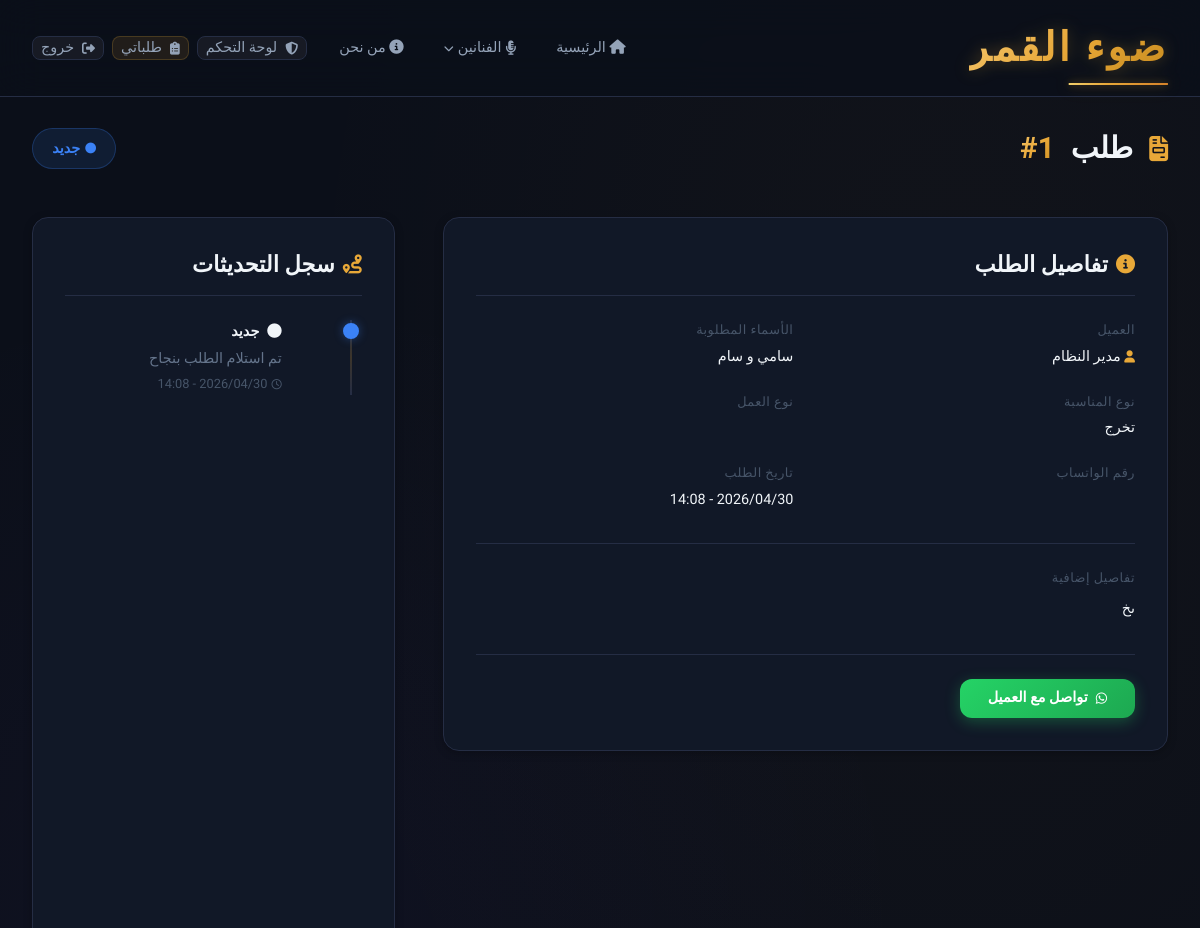
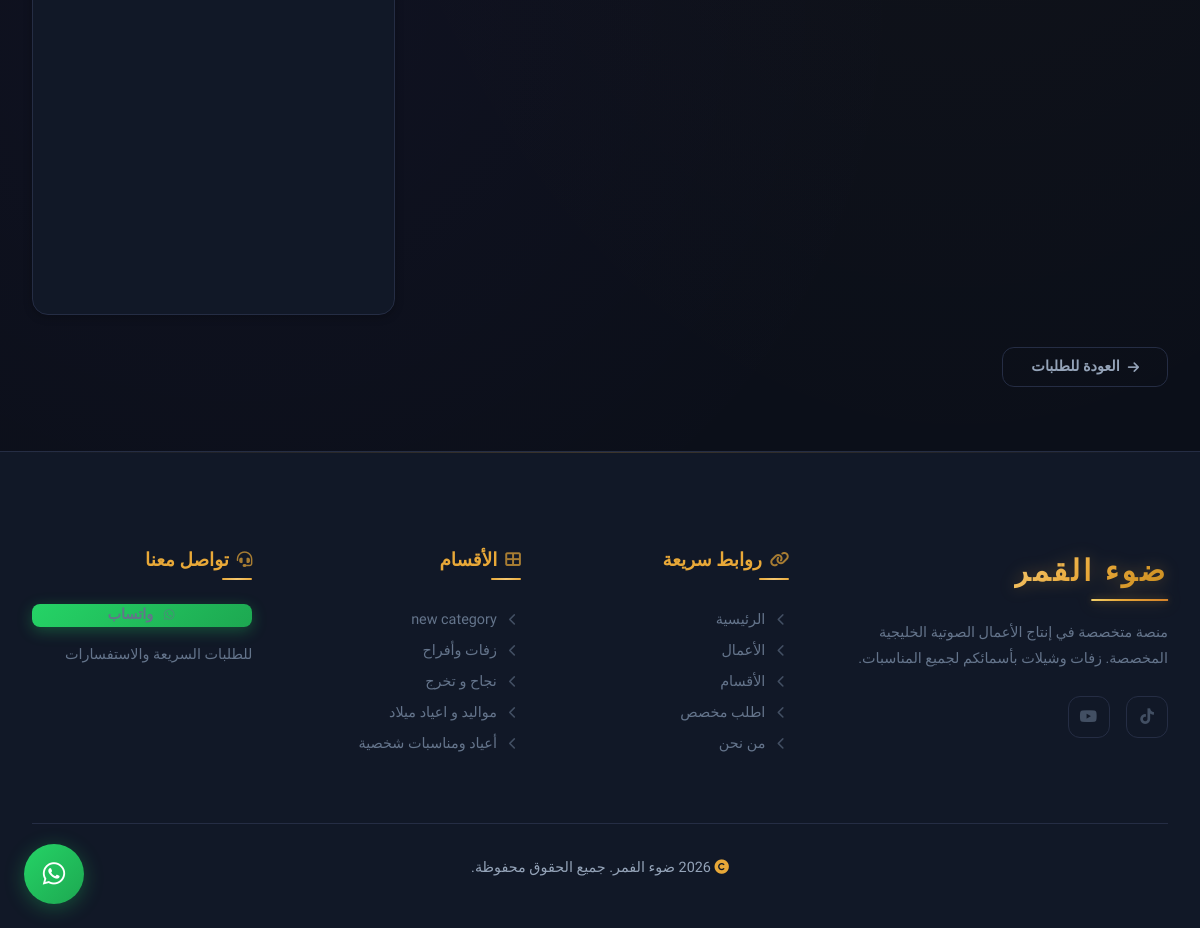
Page /admin/orders/1 (signed in) on the committed database (2 pictures, top to bottom).
### app/models.py (models this page shows, shortened)
class Order(db.Model):
    __tablename__ = 'orders'
    id = db.Column(db.Integer, primary_key=True)
    user_id = db.Column(db.Integer, db.ForeignKey('users.id'), nullable=True)
    guest_name = db.Column(db.String(100), nullable=True)
    guest_phone = db.Column(db.String(20), nullable=True)
    names_requested = db.Column(db.String(300), nullable=False)
    subcategory_id = db.Column(db.Integer, db.ForeignKey('categories.id'), nullable=True)
    occasion_type = db.Column(db.String(100), nullable=False) # يمكن استخدامه كاسم القسم المختار
    work_type = db.Column(db.String(50), nullable=False)
    reference_sample_id = db.Column(db.Integer, db.ForeignKey('samples.id'), nullable=True)
    details = db.Column(db.Text, nullable=True)
    whatsapp_number = db.Column(db.String(20), nullable=False)
    status = db.Column(db.String(20), default='new')
    created_at = db.Column(db.DateTime, default=lambda: datetime.now(timezone.utc))
    updated_at = db.Column(db.DateTime, default=lambda: datetime.now(timezone.utc),
                           onupdate=lambda: datetime.now(timezone.utc))
    reference_sample = db.relationship('Sample', backref='orders')
    category = db.relationship('Category', foreign_keys=[subcategory_id])
    tracking_updates = db.relationship('TrackingUpdate', backref='order',
                                       lazy='dynamic', order_by='TrackingUpdate.created_at.desc()')
    @property
    def status_label(self):
        labels = {'new': 'جديد', 'in_progress': 'قيد التنفيذ', 'delivered': 'تم التسليم'}
        return labels.get(self.status, self.status)
    @property
    def status_color(self):
        colors = {'new': 'info', 'in_progress': 'warning', 'delivered': 'success'}
        return colors.get(self.status, 'info')

class User(UserMixin, db.Model):
    __tablename__ = 'users'
    id = db.Column(db.Integer, primary_key=True)
    name = db.Column(db.String(100), nullable=False)
    email = db.Column(db.String(120), unique=True, nullable=False)
    phone = db.Column(db.String(20), nullable=True)
    password_hash = db.Column(db.String(256), nullable=False)
    is_admin = db.Column(db.Boolean, default=False)
    created_at = db.Column(db.DateTime, default=lambda: datetime.now(timezone.utc))
    orders = db.relationship('Order', backref='user', lazy='dynamic')

class TrackingUpdate(db.Model):
    __tablename__ = 'tracking_updates'
    id = db.Column(db.Integer, primary_key=True)
    order_id = db.Column(db.Integer, db.ForeignKey('orders.id'), nullable=False)
    status = db.Column(db.String(20), nullable=False)
    note = db.Column(db.Text, nullable=True)
    created_at = db.Column(db.DateTime, default=lambda: datetime.now(timezone.utc))
    @property
    def status_label(self):
        labels = {'new': 'جديد', 'in_progress': 'قيد التنفيذ', 'delivered': 'تم التسليم'}
        return labels.get(self.status, self.status)

class Category(db.Model):
    __tablename__ = 'categories'
    id = db.Column(db.Integer, primary_key=True)
    name = db.Column(db.String(100), nullable=False)
    slug = db.Column(db.String(100), unique=True, nullable=False)
    description = db.Column(db.Text, nullable=True)
    icon = db.Column(db.String(50), nullable=True)
    sort_order = db.Column(db.Integer, default=0)
    parent_id = db.Column(db.Integer, db.ForeignKey('categories.id'), nullable=True)
    subcategories = db.relationship(
        'Category',
        backref=db.backref('parent', remote_side=[id]),
        lazy='dynamic'
    )
    samples = db.relationship('Sample', backref='category', lazy='dynamic')

### app/routes/admin.py (the view, shortened to what this page needs)
@admin_bp.route('/orders/<int:order_id>', methods=['GET', 'POST'])
@admin_required
def order_detail(order_id):
    order = db.session.get(Order, order_id)
    if not order:
        flash('الطلب غير موجود', 'error')
        return redirect(url_for('admin.orders'))
    tracking = order.tracking_updates.order_by(TrackingUpdate.created_at.asc()).all()
    return render_template('admin/order_detail.html', order=order, tracking=tracking)

### app/templates/admin/order_detail.html (shortened to what this page needs)
{% extends "base.html" %}
{% block content %}
<section class="dashboard-page">
    <div class="container">
        <div class="dashboard-header">
            <h1><i class="fas fa-file-invoice"></i> طلب <span class="accent-text">#{{ order.id }}</span></h1>
            <span class="badge badge-{{ order.status_color }}" style="font-size: var(--fs-sm); padding: 0.5rem 1.2rem;">
                {% if order.status == 'new' %}<i class="fas fa-circle"></i>
                {% elif order.status == 'in_progress' %}<i class="fas fa-spinner"></i>
                {% else %}<i class="fas fa-check-circle"></i>{% endif %}
                {{ order.status_label }}
            </span>
        </div>
        <div class="order-detail">
            <div>
                <div class="order-info-card animate-on-scroll" style="margin-bottom: var(--space-xl);">
                    <h2><i class="fas fa-info-circle"></i> تفاصيل الطلب</h2>
                    <div class="order-info-grid">
                        <div class="order-info-item">
                            <div class="order-info-item__label">العميل</div>
                            <div class="order-info-item__value">
                                <i class="fas fa-user" style="color: var(--accent); font-size: 0.85em;"></i>
                                {% if order.user %}{{ order.user.name }}{% else %}{{ order.guest_name or 'ضيف' }}{%
                                endif %}
                            </div>
                        </div>
                        <div class="order-info-item">
                            <div class="order-info-item__label">الأسماء المطلوبة</div>
                            <div class="order-info-item__value">{{ order.names_requested }}</div>
                        </div>
                        <div class="order-info-item">
                            <div class="order-info-item__label">نوع المناسبة</div>
                            <div class="order-info-item__value">{{ order.occasion_type }}</div>
                        </div>
                        <div class="order-info-item">
                            <div class="order-info-item__label">نوع العمل</div>
                        </div>
                        <div class="order-info-item">
                            <div class="order-info-item__label">رقم الواتساب</div>
                        </div>
                        <div class="order-info-item">
                            <div class="order-info-item__label">تاريخ الطلب</div>
                            <div class="order-info-item__value">{{ order.created_at.strftime('%Y/%m/%d - %H:%M') }}
                            </div>
                        </div>
                    </div>
                    {% if order.details %}
                    <div
                        style="margin-top: var(--space-xl); padding-top: var(--space-lg); border-top: 1px solid var(--bg-border);">
                        <div class="order-info-item">
                            <div class="order-info-item__label">تفاصيل إضافية</div>
                            <div class="order-info-item__value"
                                style="margin-top: var(--space-sm); line-height: var(--lh-relaxed);">{{ order.details }}
                            </div>
                        </div>
                    </div>
                    {% endif %}
                    <div
                        style="margin-top: var(--space-xl); padding-top: var(--space-lg); border-top: 1px solid var(--bg-border);">
                        <a href="https://wa.me/{{ order.whatsapp_number.replace('+', '') }}" target="_blank"
                            class="btn btn-whatsapp">
                            <i class="fab fa-whatsapp"></i> تواصل مع العميل
                        </a>
                    </div>
                </div>
            </div>
            <div class="order-info-card animate-on-scroll">
                <h2><i class="fas fa-route"></i> سجل التحديثات</h2>
                {% if tracking %}
                <div class="timeline">
                    {% for update in tracking %}
                    <div
                        class="timeline-item timeline-item--{{ 'success' if update.status == 'delivered' else ('warning' if update.status == 'in_progress' else 'info') }}">
                        <div class="timeline-item__dot"></div>
                        <div class="timeline-item__status">
                            {% if update.status == 'new' %}<i class="fas fa-circle"></i>
                            {% elif update.status == 'in_progress' %}<i class="fas fa-cog fa-spin"></i>
                            {% else %}<i class="fas fa-check-circle"></i>{% endif %}
                            {{ update.status_label }}
                        </div>
                        {% if update.note %}
                        <div class="timeline-item__note">{{ update.note }}</div>
                        {% endif %}
                        <div class="timeline-item__date"><i class="far fa-clock"></i> {{
                            update.created_at.strftime('%Y/%m/%d - %H:%M') }}</div>
                    </div>
                    {% endfor %}
                </div>
                {% else %}
                <p style="color: var(--text-tertiary); font-size: var(--fs-sm);">لا توجد تحديثات بعد</p>
                {% endif %}
            </div>
        </div>
        <div style="margin-top: var(--space-xl);">
            <a href="{{ url_for('admin.orders') }}" class="btn btn-outline"><i class="fas fa-arrow-right"></i> العودة
                للطلبات</a>
        </div>
    </div>
</section>
{% endblock %}

### app/templates/base.html (shortened to what this page needs)
<!DOCTYPE html>
<html lang="ar" dir="rtl">
<head>
    <link rel="stylesheet"
          href="https://cdnjs.cloudflare.com/ajax/libs/font-awesome/6.5.1/css/all.min.css"
          onerror="this.onerror=null;this.href='https://cdn.jsdelivr.net/npm/@fortawesome/fontawesome-free@6.5.1/css/all.min.css';" />
    <link rel="stylesheet" href="{{ url_for('static', filename='css/variables.css') }}">
    <link rel="stylesheet" href="{{ url_for('static', filename='css/base.css') }}">
    <link rel="stylesheet" href="{{ url_for('static', filename='css/components.css') }}">
    <link rel="stylesheet" href="{{ url_for('static', filename='css/pages.css') }}">
</head>
<body>
    <nav class="navbar" id="navbar">
        <div class="container">
            <a href="{{ url_for('main.index') }}" class="logo">ضوء القمر</a>
            <div class="nav-links" id="navLinks">
                <a href="{{ url_for('main.index') }}" class="{% if request.endpoint == 'main.index' %}active{% endif %}">
                    <i class="fas fa-home"></i> الرئيسية
                </a>
                <details class="nav-dropdown {% if request.endpoint == 'main.singer' %}active{% endif %}">
                    <summary class="nav-dropdown__summary">
                        <i class="fas fa-microphone-lines"></i> الفنانين
                        <i class="fas fa-chevron-down nav-dropdown__chevron"></i>
                    </summary>
                </details>
                <a href="{{ url_for('main.about') }}" class="{% if request.endpoint == 'main.about' %}active{% endif %}">
                    <i class="fas fa-info-circle"></i> من نحن
                </a>
                <div class="nav-auth">
                    {% if current_user.is_authenticated %}
                        {% if current_user.is_admin %}
                            <a href="{{ url_for('admin.dashboard') }}" class="btn btn-sm btn-ghost">
                                <i class="fas fa-shield-halved"></i> لوحة التحكم
                            </a>
                        {% endif %}
                        <a href="{{ url_for('orders.dashboard') }}" class="btn btn-sm btn-secondary">
                            <i class="fas fa-clipboard-list"></i> طلباتي
                        </a>
                        <a href="{{ url_for('auth.logout') }}" class="btn btn-sm btn-ghost">
                            <i class="fas fa-sign-out-alt"></i> خروج
                        </a>
                    {% endif %}
                </div>
            </div>
        </div>
    </nav>
    <main>
        {% block content %}{% endblock %}
    </main>
    <footer class="footer">
        <div class="container">
            <div class="footer-grid">
                <div class="footer-col footer-brand">
                    <div class="logo" style="margin-bottom: var(--space-lg); font-size: var(--fs-xl); display: inline-block;">ضوء القمر</div>
                    <p>منصة متخصصة في إنتاج الأعمال الصوتية الخليجية المخصصة. زفات وشيلات بأسمائكم لجميع المناسبات.</p>
                    <div class="footer-social">
                        <a href="https://www.tiktok.com/@.bo6b?_r=1&_t=ZS-95rwLRkdma8" aria-label="TikTok">
                            <i class="fab fa-tiktok"></i>
                        </a>
                        <a href="https://youtube.com/@zaffat-f9o?si=nrIe7QA_RzNBtxz0" aria-label="YouTube">
                            <i class="fab fa-youtube"></i>
                        </a>
                    </div>
                </div>
                <div class="footer-col">
                    <h4 class="footer-col__title"><i class="fas fa-link"></i> روابط سريعة</h4>
                    <a href="{{ url_for('main.index') }}"><i class="fas fa-chevron-left"></i> الرئيسية</a>
                    <a href="{{ url_for('main.index') }}#featured"><i class="fas fa-chevron-left"></i> الأعمال</a>
                    <a href="{{ url_for('main.index') }}#categories"><i class="fas fa-chevron-left"></i> الأقسام</a>
                    <a href="{{ url_for('orders.new_order') }}"><i class="fas fa-chevron-left"></i> اطلب مخصص</a>
                    <a href="{{ url_for('main.about') }}"><i class="fas fa-chevron-left"></i> من نحن</a>
                </div>
                <div class="footer-col">
                    <h4 class="footer-col__title"><i class="fas fa-th-large"></i> الأقسام</h4>
                    {% for category in footer_categories %}
                    <a href="{{ url_for('main.category', slug=category.slug) }}"><i class="fas fa-chevron-left"></i> {{ category.name }}</a>
                    {% endfor %}
                </div>
                <div class="footer-col">
                    <h4 class="footer-col__title"><i class="fas fa-headset"></i> تواصل معنا</h4>
                    <a href="https://wa.me/{{ whatsapp_number.replace('+', '') }}" target="_blank" class="btn btn-whatsapp btn-sm" style="margin-bottom: var(--space-md);">
                        <i class="fab fa-whatsapp"></i> واتساب
                    </a>
                    <p style="font-size: var(--fs-sm); color: var(--text-tertiary);">للطلبات السريعة والاستفسارات</p>
                </div>
            </div>
            <div class="footer-bottom">
                <p><i class="fas fa-copyright"></i> {{ brand_year }} {{ brand_name }}. جميع الحقوق محفوظة.</p>
            </div>
        </div>
    </footer>
    <a href="https://wa.me/{{ whatsapp_number.replace('+', '') }}" target="_blank" class="whatsapp-float" aria-label="تواصل واتساب">
        <i class="fab fa-whatsapp"></i>
    </a>
</body>
</html>

### rows in the picture
Order: id "1", status_label "جديد", names_requested "سامي و سام", occasion_type "تخرج", created_at "2026/04/30 - 14:08", details "ىخ"
User: user.name "مدير النظام"
TrackingUpdate: status_label "جديد", note "تم استلام الطلب بنجاح", created_at "2026/04/30 - 14:08"
Category: name "new category"
Category: name "زفات وأفراح"
Category: name "نجاح و تخرج"
Category: name "مواليد و اعياد ميلاد"
Category: name "أعياد ومناسبات شخصية"

### other values in the picture
{{ brand_name }} "ضوء الفمر"
